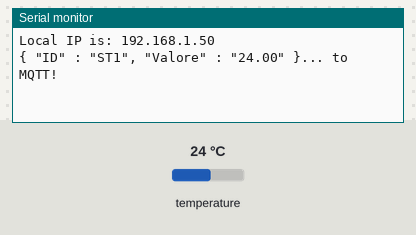
The sketch below on a simulated Arduino Uno, built with avr-gcc and run on an emulated ATmega328P. On the bench: the last lines printed to the serial monitor. The inputs (shaded band) are chosen by the test bench; at power-on: temperature 24 °C. WiFi joins after 1.5 s; servers stay silent unless stated; no MQTT or app messages arrive unless stated.

Above: at 4.2 s.
4.3 s: temperature set to 12 °C
At 10.9 s:
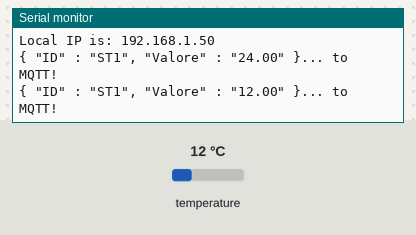
11.1 s: temperature set to 19 °C
At 17.2 s:
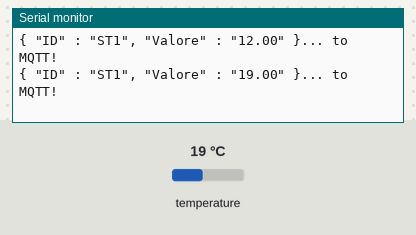
Timing chart, 0 to 18.7 s (numbered marks = the images above; inputs shaded):
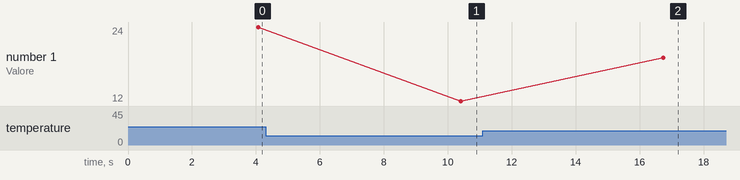

Measured:
- after the input at 4.3 s, the serial monitor: prints a new line after 6.1 s (image 1)
- after the input at 11.1 s, the serial monitor: prints a new line after 5.6 s (image 2)
- plotted number 1: 24 → 12 after the input at 4.3 s, 12 → 19 after the input at 11.1 s

The sketch:

enc28j60-atmega328-ds18b20.ino
```cpp
#include <SPI.h>
#include <UIPEthernet.h>
#include <PubSubClient.h>
#include <OneWire.h>


// Update these with values suitable for your network.
byte mac[]    = { 0x19, 0x21, 0x68, 0x00, 0x22, 0x01 };
IPAddress ip(192, 168, 2, 201);
//IPAddress server(192, 168, 2, 11);
char server[] = "level1.home.local";    // name address (using DNS)


EthernetClient ethClient;
PubSubClient client(ethClient);


OneWire  ds(9);  // on pin 10 (a 4.7K resistor is necessary)


int counter = 0;

void setup()
{
  Serial.begin(9600);

  client.setServer(server, 1883);
  //client.setCallback(callback);

  if (Ethernet.begin(mac) == 0) {
    Serial.println("Failed to configure Ethernet using DHCP");
    // try to congifure using IP address instead of DHCP:
    Ethernet.begin(mac, ip);
  }
  Serial.print("Local IP is: ");
  Serial.println(Ethernet.localIP());
  // Allow the hardware to sort itself out
  delay(1500);
}

void loop()
{

  byte i;
  byte present = 0;
  byte type_s;
  byte data[12];
  byte addr[8];
  float celsius;

  if ( !ds.search(addr)) {
    //Serial.println("No more addresses.");
    //Serial.println();
    ds.reset_search();
    counter=0;
    delay(250);
    return;
  }

  //Serial.print("ROM =");
  //for( i = 0; i < 8; i++) {
  //  Serial.write(' ');
  //  Serial.print(addr[i], HEX);
  //}
  counter+=1; // Incrementa numero sensore

  /*
  if (OneWire::crc8(addr, 7) != addr[7]) {
      Serial.println("CRC is not valid!");
      return;
  }
  Serial.println();


  // the first ROM byte indicates which chip
  switch (addr[0]) {
    case 0x10:
      Serial.println("  Chip = DS18S20");  // or old DS1820
      type_s = 1;
      break;
    case 0x28:
      Serial.println("  Chip = DS18B20");
      type_s = 0;
      break;
    case 0x22:
      Serial.println("  Chip = DS1822");
      type_s = 0;
      break;
    default:
      Serial.println("Device is not a DS18x20 family device.");
      return;
  }
  */

  ds.reset();
  ds.select(addr);
  ds.write(0x44, 1);        // start conversion, with parasite power on at the end

  delay(1000);     // maybe 750ms is enough, maybe not
  // we might do a ds.depower() here, but the reset will take care of it.

  present = ds.reset();
  ds.select(addr);
  ds.write(0xBE);         // Read Scratchpad

  //Serial.print("  Data = ");
  //Serial.print(present, HEX);
  //Serial.print(" ");
  for ( i = 0; i < 9; i++) {           // we need 9 bytes
    data[i] = ds.read();
    //Serial.print(data[i], HEX);
    //Serial.print(" ");
  }
  //Serial.print(" CRC=");
  //Serial.print(OneWire::crc8(data, 8), HEX);
  //Serial.println();

  // Convert the data to actual temperature
  // because the result is a 16 bit signed integer, it should
  // be stored to an "int16_t" type, which is always 16 bits
  // even when compiled on a 32 bit processor.
  int16_t raw = (data[1] << 8) | data[0];
  if (type_s) {
    raw = raw << 3; // 9 bit resolution default
    if (data[7] == 0x10) {
      // "count remain" gives full 12 bit resolution
      raw = (raw & 0xFFF0) + 12 - data[6];
    }
  } else {
    byte cfg = (data[4] & 0x60);
    // at lower res, the low bits are undefined, so let's zero them
    if (cfg == 0x00) raw = raw & ~7;  // 9 bit resolution, 93.75 ms
    else if (cfg == 0x20) raw = raw & ~3; // 10 bit res, 187.5 ms
    else if (cfg == 0x40) raw = raw & ~1; // 11 bit res, 375 ms
    //// default is 12 bit resolution, 750 ms conversion time
  }
  celsius = (float)raw / 16.0;
  /*
  Serial.print("  Temperature = ");
  Serial.print(celsius);
  Serial.println(" Celsius.");
  Serial.print("Counter: ");
  Serial.println(counter);
  */

  if (client.connect("arduinoClient")) {
    // Composizione della stringa json
    String TempN = "{ \"ID\" : \"ST";
    TempN += counter;
    TempN += "\", \"Valore\" : \"";
    TempN += celsius;
    TempN += "\" }";
    // sta` roba l'ho copiata, serve per convertire una stringa in un array di caratteri
    char charBuf[40];
    TempN.toCharArray(charBuf,40);
    // Once connected, publish an announcement...
    client.publish("I/Arduino/Ethernet/Mobile/Temperatura",charBuf);
    Serial.print(charBuf);
    Serial.println("... to MQTT!");
  } else {
    // Errore:
    Serial.print("failed, rc=");
    Serial.println(client.state());
  }

  // Questo e` il tempo da variare (ogni quanto intendo inviare i dati):
  delay(5000);  // 1000=1s
  client.loop();
}
```
